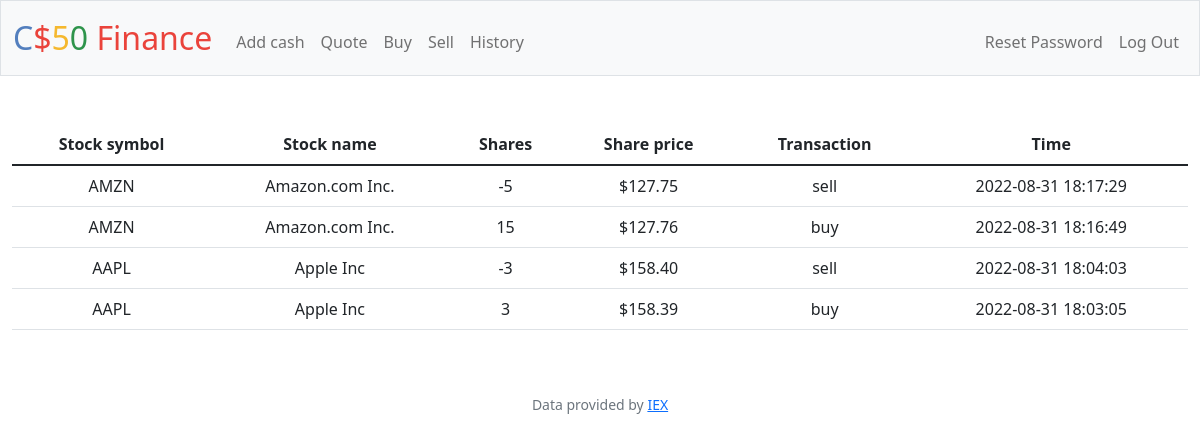
The app's page /history (signed in) with its own data.
### tables this page shows
CREATE TABLE transactions (
    id INTEGER PRIMARY KEY AUTOINCREMENT,
    user_id INTEGER NOT NULL,
    share_name TEXT NOT NULL,
    share_amnt INTEGER NOT NULL,
    share_price NUMERIC NOT NULL,
    trans_type TEXT NOT NULL,
    symbol TEXT NOT NULL,
    trans_time TIMESTAMP DEFAULT CURRENT_TIMESTAMP,
    FOREIGN KEY(user_id) REFERENCES users(id));

### app.py (the view)
@app.route("/history")
@login_required
def history():
    user_id = session["user_id"]
    history = db.execute(
        "SELECT share_name, share_amnt, share_price, trans_type, symbol, trans_time FROM transactions WHERE user_id = ? ORDER BY trans_time DESC;", user_id)
    return render_template("history.html", history=history, usd=usd)

### app.py (called while the page is built)
@app.after_request
def after_request(response):
    response.headers["Cache-Control"] = "no-cache, no-store, must-revalidate"
    response.headers["Expires"] = 0
    response.headers["Pragma"] = "no-cache"
    return response

### helpers.py (called while the page is built)
def login_required(f):
    @wraps(f)
    def decorated_function(*args, **kwargs):
        if session.get("user_id") is None:
            return redirect("/login")
        return f(*args, **kwargs)
    return decorated_function

def usd(value):
    return f"${value:,.2f}"

### templates/history.html (shortened to what this page needs)
{% extends "layout.html" %}
{% block main %}
    <table class="table table-hover">
        <thead>
            <tr>
              <th scope="col">Stock symbol</th>
              <th scope="col">Stock name</th>
              <th scope="col">Shares</th>
              <th scope="col">Share price</th>
              <th scope="col">Transaction</th>
              <th scope="col">Time</th>
            </tr>
        </thead>
        <tbody>
            {% for h in history %}
            <tr>
              <td>
                <div class="mx-auto w-auto">
                    {{h["symbol"]}}
                </div>
              </td>
              <td>
                <div class="mx-auto w-auto">
                    {{h["share_name"]}}
                </div>
              </td>
              <td>
                <div class="mx-auto w-auto">
                    {{h["share_amnt"]}}
                </div>
              </td>
              <td>
                <div class="mx-auto w-auto">
                    {{usd(h["share_price"])}}
                </div>
              </td>
              <td>
                <div class="mx-auto w-auto">
                    {{h["trans_type"]}}
                </div>
              </td>
              <td>
                <div class="mx-auto w-auto">
                    {{h["trans_time"]}}
                </div>
              </td>
            </tr>
            {% endfor %}
        </tbody>
    </table>
{% endblock %}

### records on screen
transactions: symbol "AMZN", share_name "Amazon.com Inc.", share_amnt "-5", share_price "$127.75", trans_type "sell", trans_time "2022-08-31 18:17:29"
transactions: symbol "AMZN", share_name "Amazon.com Inc.", share_amnt "15", share_price "$127.76", trans_type "buy", trans_time "2022-08-31 18:16:49"
transactions: symbol "AAPL", share_name "Apple Inc", share_amnt "-3", share_price "$158.40", trans_type "sell", trans_time "2022-08-31 18:04:03"
transactions: symbol "AAPL", share_name "Apple Inc", share_amnt "3", share_price "$158.39", trans_type "buy", trans_time "2022-08-31 18:03:05"
